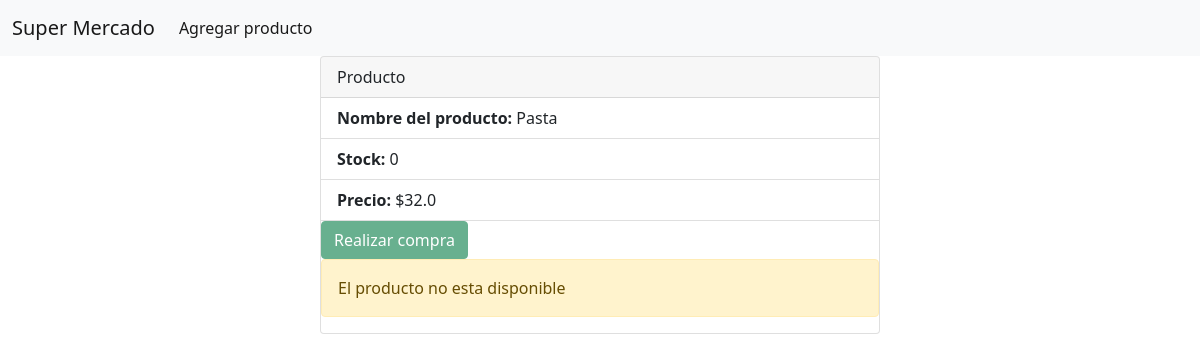
Page /data/15 on the committed database.
### models.py (models this page shows, shortened)
class ProductModel(db.Model):
  __tablename__ = "products"
  id = db.Column(db.Integer, primary_key=True)
  stock = db.Column(db.Integer())
  nombre_producto = db.Column(db.String())
  precio = db.Column(db.Float())

### main.py (the view)
@app.route('/data/<int:id>')
def getProduct(id):
  product = ProductModel.query.filter_by(id=id).first()
  if product:
    return render_template('product.html', product=product)

### templates/product.html (shortened to what this page needs)
<!doctype html>
<html lang="en">
<head>
    <link href="https://cdn.jsdelivr.net/npm/bootstrap@5.1.3/dist/css/bootstrap.min.css" rel="stylesheet"
>
</head>
<body>
<nav class="navbar navbar-expand-lg navbar-light bg-light">
  <div class="container-fluid">
    <a class="navbar-brand" href="/data">Super Mercado</a>
             <div class="collapse navbar-collapse" id="navbarSupportedContent">
      <ul class="navbar-nav me-auto mb-2 mb-lg-0">
        <li class="nav-item">
          <a class="nav-link active" aria-current="page" href="/data/create">Agregar producto</a>
        </li>
      </ul>
    </div>
  </div>
</nav>
        <div class="card" style="width: 35rem; margin:auto" >
            <div class="card-header">
                Producto
            </div>
            <ul class="list-group list-group-flush">
                <li class="list-group-item"><b>Nombre del producto: </b> {{product.nombre_producto}}</li>
                <li class="list-group-item"><b>Stock: </b> {{product.stock}}</li>
                <li class="list-group-item"><b>Precio: </b> ${{product.precio}}</li>
            </ul>
            <form action="" method="POST">
                {% if product.stock <= 0 %}
                <button type="submit" class="btn btn-success" disabled>Realizar compra</button>
                <div class="alert alert-warning" role="alert">
                El producto no esta disponible
                </div>
                {%endif%}
            </form>
        </div>
</body>
</html>

### rows in the picture
ProductModel: nombre_producto "Pasta", stock "0", precio "32.0"
